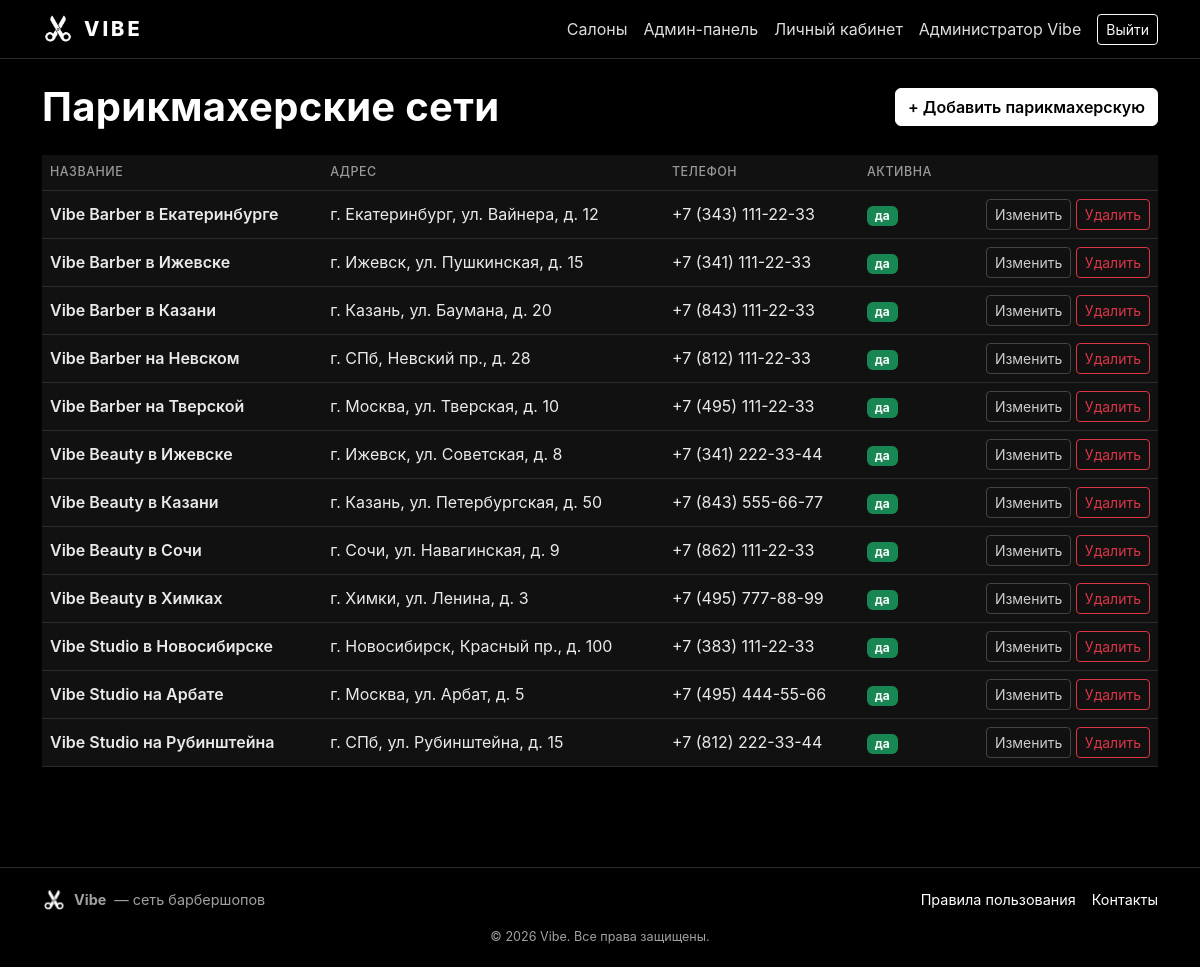
The page /admin/salons (signed in) on the database its author committed.
### app/models.py (models this page shows, shortened)
class User(UserMixin, db.Model):
    __tablename__ = "users"
    id = db.Column(db.Integer, primary_key=True)
    full_name = db.Column(db.String(150), nullable=False)
    email = db.Column(db.String(150), unique=True, nullable=False, index=True)
    phone = db.Column(db.String(30), unique=True, nullable=True, index=True)
    password_hash = db.Column(db.String(255), nullable=False)
    role = db.Column(db.String(20), nullable=False, default=ROLE_CLIENT)
    salon_id = db.Column(db.Integer, db.ForeignKey("salons.id"), nullable=True)
    is_active_flag = db.Column(db.Boolean, default=True)
    created_at = db.Column(db.DateTime, default=datetime.utcnow)
    phone_verified = db.Column(db.Boolean, default=False, nullable=False)
    phone_code = db.Column(db.String(10), nullable=True)
    phone_code_expires = db.Column(db.DateTime, nullable=True)
    reset_code = db.Column(db.String(10), nullable=True)
    reset_code_expires = db.Column(db.DateTime, nullable=True)
    reset_channel = db.Column(db.String(10), nullable=True)
    salon = db.relationship("Salon", foreign_keys=[salon_id], backref="moderators")
    bookings = db.relationship("Booking", backref="client", foreign_keys="Booking.user_id")
    @property
    def is_active(self):
        return self.is_active_flag
    def is_admin(self):
        return self.role == ROLE_ADMIN

class Salon(db.Model):
    __tablename__ = "salons"
    id = db.Column(db.Integer, primary_key=True)
    city_id = db.Column(db.Integer, db.ForeignKey("cities.id"), nullable=True)
    name = db.Column(db.String(150), nullable=False)
    address = db.Column(db.String(255), nullable=False)
    phone = db.Column(db.String(30))
    description = db.Column(db.Text)
    photo_url = db.Column(db.String(500))
    latitude = db.Column(db.Float)
    longitude = db.Column(db.Float)
    kind = db.Column(db.String(20), default="barber")
    is_active = db.Column(db.Boolean, default=True)
    created_at = db.Column(db.DateTime, default=datetime.utcnow)
    services = db.relationship("Service", backref="salon", cascade="all, delete-orphan")
    specialists = db.relationship("Specialist", backref="salon", cascade="all, delete-orphan")
    bookings = db.relationship("Booking", backref="salon", cascade="all, delete-orphan")
    photos = db.relationship("SalonPhoto", backref="salon",
                             cascade="all, delete-orphan",
                             order_by="SalonPhoto.position")

### app/admin.py (the view)
@admin_bp.route("/salons")
def salons():
    items = Salon.query.order_by(Salon.name).all()
    return render_template("admin/salons.html", salons=items)

### app/admin.py (called while the page is built)
@admin_bp.before_request
@login_required
@roles_required(ROLE_ADMIN)
def guard():
    pass

### app/templates/admin/salons.html (shortened to what this page needs)
{% extends "base.html" %}
{% block content %}
  <div class="d-flex justify-content-between align-items-center mb-4">
    <h1 class="fw-bold mb-0">Парикмахерские сети</h1>
    <a href="{{ url_for('admin.salon_new') }}" class="btn btn-brand">+ Добавить парикмахерскую</a>
  </div>
  {% if not salons %}
    <div class="alert alert-secondary">Парикмахерские пока не добавлены.</div>
  {% else %}
    <div class="table-responsive">
      <table class="table bg-white align-middle">
        <thead><tr><th>Название</th><th>Адрес</th><th>Телефон</th><th>Активна</th><th></th></tr></thead>
        <tbody>
        {% for s in salons %}
          <tr>
            <td class="fw-semibold">{{ s.name }}</td>
            <td>{{ s.address }}</td>
            <td>{{ s.phone or "—" }}</td>
            <td>{% if s.is_active %}<span class="badge bg-success">да</span>{% else %}<span class="badge bg-secondary">нет</span>{% endif %}</td>
            <td class="text-end">
              <a href="{{ url_for('admin.salon_edit', salon_id=s.id) }}" class="btn btn-sm btn-outline-secondary">Изменить</a>
              <form method="post" action="{{ url_for('admin.salon_delete', salon_id=s.id) }}" class="d-inline" onsubmit="return confirm('Удалить парикмахерскую вместе со всеми услугами, специалистами и записями?');">
                <button type="submit" class="btn btn-sm btn-outline-danger">Удалить</button>
              </form>
            </td>
          </tr>
        {% endfor %}
        </tbody>
      </table>
    </div>
  {% endif %}
{% endblock %}

### app/templates/base.html (shortened to what this page needs)
<!doctype html>
<html lang="ru">
<head>
  <link href="https://cdn.jsdelivr.net/npm/bootstrap@5.3.3/dist/css/bootstrap.min.css"
        rel="stylesheet"
>
  <link href="{{ url_for('static', filename='css/style.css') }}" rel="stylesheet">
</head>
<body>
  <nav class="navbar navbar-expand-lg navbar-dark app-navbar">
    <div class="container">
      <a class="navbar-brand" href="{{ url_for('main.index') }}">
        <img src="{{ url_for('static', filename='img/logo.png') }}" alt="Vibe">
        <span class="brand-text">Vibe</span>
      </a>
      <div class="collapse navbar-collapse" id="nav">
        <ul class="navbar-nav ms-auto align-items-lg-center">
          <li class="nav-item"><a class="nav-link" href="{{ url_for('main.index') }}">Салоны</a></li>
          {% if current_user.is_authenticated %}
            {% if current_user.is_admin() %}
              <li class="nav-item"><a class="nav-link" href="{{ url_for('admin.dashboard') }}">Админ-панель</a></li>
            {% elif current_user.is_moderator() %}
              <li class="nav-item"><a class="nav-link" href="{{ url_for('moderator.dashboard') }}">Кабинет модератора</a></li>
            {% endif %}
            <li class="nav-item"><a class="nav-link" href="{{ url_for('main.profile') }}">Личный кабинет</a></li>
            <li class="nav-item"><span class="nav-link text-light-50">{{ current_user.full_name }}</span></li>
            <li class="nav-item"><a class="btn btn-outline-light btn-sm ms-2" href="{{ url_for('auth.logout') }}">Выйти</a></li>
          {% else %}
            <li class="nav-item"><a class="nav-link" href="{{ url_for('auth.login') }}">Вход</a></li>
            <li class="nav-item"><a class="btn btn-light btn-sm ms-2" href="{{ url_for('auth.register') }}">Регистрация</a></li>
          {% endif %}
        </ul>
      </div>
    </div>
  </nav>
  <main class="container py-4">
    {% block content %}{% endblock %}
  </main>
  <footer class="vibe-footer">
    <div class="container">
      <div class="d-flex flex-wrap justify-content-between align-items-center mb-3">
        <div class="d-flex align-items-center gap-2">
          <img src="{{ url_for('static', filename='img/logo.png') }}" alt="Vibe">
          <strong>Vibe</strong> — сеть барбершопов
        </div>
        <div class="d-flex gap-3">
          <a href="{{ url_for('main.rules') }}">Правила пользования</a>
          <a href="{{ url_for('main.contacts') }}">Контакты</a>
        </div>
      </div>
      <div class="small text-light-50 text-center">© {{ now.year }} Vibe. Все права защищены.</div>
    </div>
  </footer>
</body>
</html>

### app/static/css/style.css (style rules this page uses)
:root { --vibe-black: #000000; --vibe-dark: #111111; --vibe-gray: #1c1c1c; --vibe-border: #2a2a2a; --vibe-muted: #a0a0a0; --vibe-accent: #ffffff; }
* { box-sizing: border-box; }
body { background: var(--vibe-black); color: #eaeaea; font-family: -apple-system, "Segoe UI", Roboto, "Helvetica Neue", Arial, sans-serif; min-height: 100vh; display: flex; flex-direction: column; }
main { flex: 1; }
a { color: #ffffff; text-decoration: none; }
.app-navbar { background: #000 !important; border-bottom: 1px solid var(--vibe-border); }
.navbar-brand { display: flex; align-items: center; gap: 10px; }
.navbar-brand img { height: 32px; width: auto; }
.navbar-brand .brand-text { font-weight: 800; letter-spacing: 3px; text-transform: uppercase; color: #fff; }
.app-navbar .nav-link { color: #ddd !important; }
.vibe-footer { border-top: 1px solid var(--vibe-border); padding: 20px 0; margin-top: 60px; color: var(--vibe-muted); font-size: .9rem; background: #000; }
.vibe-footer img { height: 24px; width: auto; }
.text-light-50 { color: var(--vibe-muted) !important; }
h1, h2, h3, h4, h5 { color: #fff; letter-spacing: .3px; }
.btn-brand { background: #ffffff; border-color: #ffffff; color: #000; font-weight: 600; }
.btn-outline-secondary { color: #cccccc; border-color: #444; }
.table { color: #eaeaea; }
.table > :not(caption) > * > * { background: var(--vibe-dark); color: #eaeaea; border-bottom-color: var(--vibe-border); }
.table thead th { color: #999; font-weight: 500; text-transform: uppercase; font-size: .78rem; letter-spacing: .5px; }

### rows shown on the page
User: full_name "Администратор Vibe"
Salon: name "Vibe Barber в Екатеринбурге", address "г. Екатеринбург, ул. Вайнера, д. 12", phone "+7 (343) 111-22-33", is_active "да"
Salon: name "Vibe Barber в Ижевске", address "г. Ижевск, ул. Пушкинская, д. 15", phone "+7 (341) 111-22-33", is_active "да"
Salon: name "Vibe Barber в Казани", address "г. Казань, ул. Баумана, д. 20", phone "+7 (843) 111-22-33", is_active "да"
Salon: name "Vibe Barber на Невском", address "г. СПб, Невский пр., д. 28", phone "+7 (812) 111-22-33", is_active "да"
Salon: name "Vibe Barber на Тверской", address "г. Москва, ул. Тверская, д. 10", phone "+7 (495) 111-22-33", is_active "да"
Salon: name "Vibe Beauty в Ижевске", address "г. Ижевск, ул. Советская, д. 8", phone "+7 (341) 222-33-44", is_active "да"
Salon: name "Vibe Beauty в Казани", address "г. Казань, ул. Петербургская, д. 50", phone "+7 (843) 555-66-77", is_active "да"
Salon: name "Vibe Beauty в Сочи", address "г. Сочи, ул. Навагинская, д. 9", phone "+7 (862) 111-22-33", is_active "да"
Salon: name "Vibe Beauty в Химках", address "г. Химки, ул. Ленина, д. 3", phone "+7 (495) 777-88-99", is_active "да"
Salon: name "Vibe Studio в Новосибирске", address "г. Новосибирск, Красный пр., д. 100", phone "+7 (383) 111-22-33", is_active "да"
Salon: name "Vibe Studio на Арбате", address "г. Москва, ул. Арбат, д. 5", phone "+7 (495) 444-55-66", is_active "да"
Salon: name "Vibe Studio на Рубинштейна", address "г. СПб, ул. Рубинштейна, д. 15", phone "+7 (812) 222-33-44", is_active "да"
